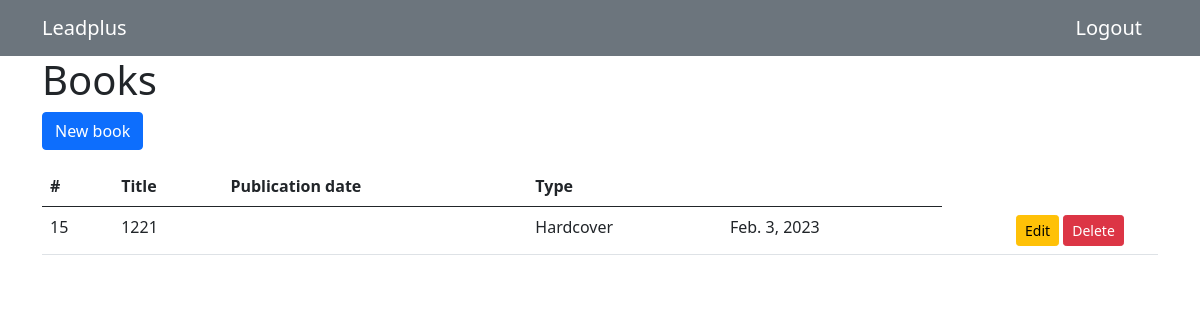
/books/, run on an earlier commit of the app's database.
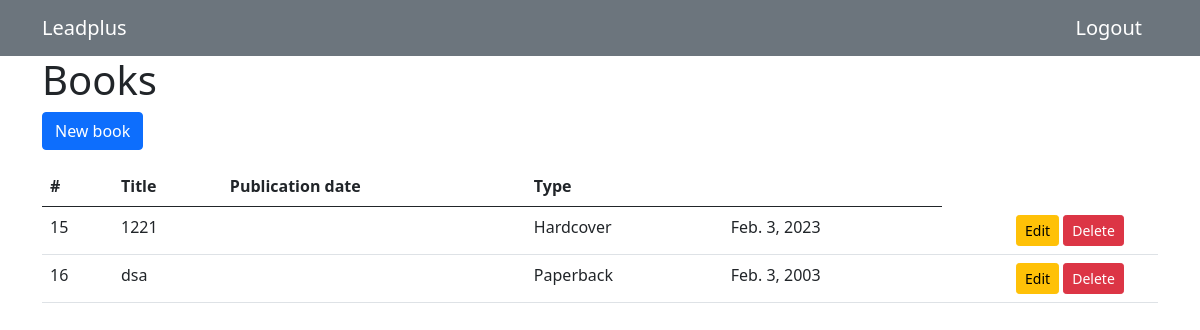
And on a later commit of the database.
### books/models.py (models this page shows)
class Book(models.Model):
    HARDCOVER = 1
    PAPERBACK = 2
    EBOOK = 3
    BOOK_TYPES = (
        (HARDCOVER, 'Hardcover'),
        (PAPERBACK, 'Paperback'),
        (EBOOK, 'E-book'),
    )
    title = models.CharField(max_length=50)
    publication_date = models.DateField(null=True)
    book_type = models.PositiveSmallIntegerField(choices=BOOK_TYPES)

### books/views.py (the view)
# urls.py: path('', views.book_list, name='book_list'),
def book_list(request):
    books = Book.objects.all()
    return render(request, 'books/book_list.html', {'books': books})

### books/templates/books/book_list.html (shortened to what this page needs)
{% extends 'base.html' %}
{% load static %}
{% block header %}
<nav class="navbar container-fluid bg-secondary">
  <div class="container d-flex justify-content-between w-100">
    <a class="navbar-brand d-block text-white" href="#">Leadplus</a>
    <a class="navbar-brand d-block text-white" href="#">Logout</a>
  </div>
</nav>
{% endblock %}
{% block content %}
<div class='container '>
  <h1 class="page-header">Books</h1>
  <p>
    <button type="button" class="btn btn-primary js-create-book" data-url="{% url 'book_create' %}">
      New book
    </button>
  </p>
  <table class="table" id="book-table">
    <thead>
      <tr>
        <th>#</th>
        <th>Title</th>
        <th>Publication date</th>
        <th>Type</th>
        <th></th>
      </tr>
    </thead>
    <tbody>
      {% include 'books/includes/partial_book_list.html' %}
    </tbody>
  </table>
</div>
{% endblock %}

### templates/base.html (shortened to what this page needs)
{% load static %}<!DOCTYPE html>
<html lang="en">
  <head>
    <link href="{% static 'styles/index.css' %}" rel="stylesheet">
    <link href="{% static 'css/bootstrap.min.css' %}" rel="stylesheet">
  </head>
  <body>
    {% block header %}{% endblock %}
      {% block content %}
      {% endblock %}
  </body>
</html>

### books/templates/books/includes/partial_book_list.html (shortened to what this page needs)
{% for book in books %}
  <tr>
    <td>{{ book.id }}</td>
    <td>{{ book.title }}</td>
    <td>{{ book.author }}</td>
    <td>{{ book.get_book_type_display }}</td>
    <td>{{ book.publication_date }}</td>
    <td>{{ book.pages }}</td>
    <td>{{ book.price }}</td>
    <td style="width: 150px">
      <button type="button"
              class="btn btn-warning btn-sm js-update-book"
              data-url="{% url 'book_update' book.id %}">
         Edit
      </button>
      <button type="button"
              class="btn btn-danger btn-sm js-delete-book"
              data-url="{% url 'book_delete' book.id %}">
         Delete
      </button>
    </td>
  </tr>
{% empty %}
  <tr>
    <td colspan="8" class="text-center bg-warning">No book</td>
  </tr>
{% endfor %}

What changed in the data, as far as the page shows it:
added Book: id "16", title "dsa", book_type "Paperback", publication_date "Feb. 3, 2003"
